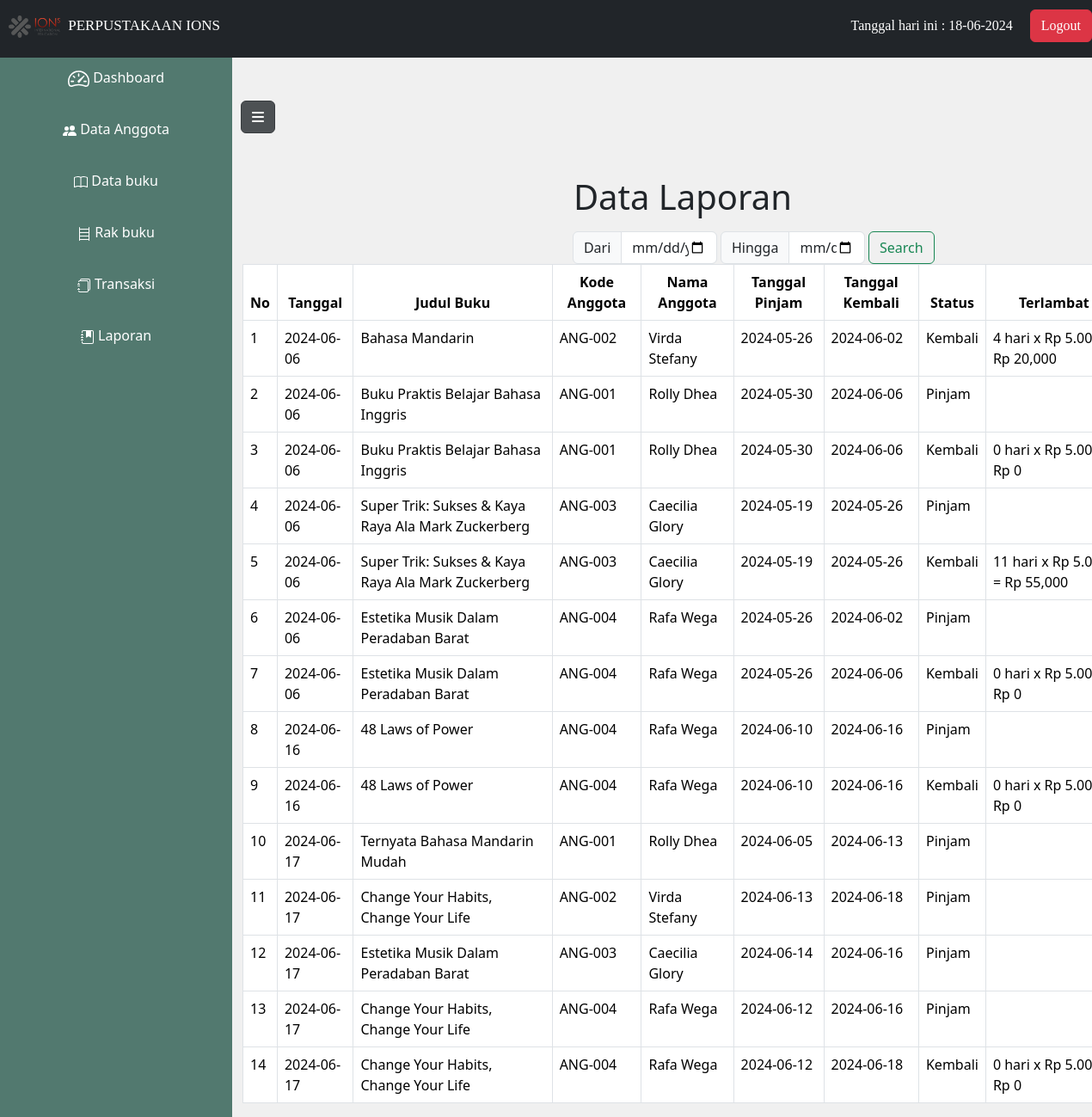
The page /datalaporan.php on the database its author committed.
### tables this page shows
CREATE TABLE `laporan` (
  `id_laporan` int(11) NOT NULL,
  `tgl_aksi` date NOT NULL,
  `tgl_pinjam` date NOT NULL,
  `tgl_kembali` date NOT NULL,
  `id_buku` int(11) NOT NULL,
  `id_anggota` int(11) NOT NULL,
  `status` varchar(20) NOT NULL,
  `hari_terlambat` int(11) NOT NULL
);

CREATE TABLE `buku` (
  `id_buku` int(11) NOT NULL,
  `kode_buku` varchar(10) NOT NULL,
  `judul_buku` varchar(50) NOT NULL,
  `kategori` varchar(50) NOT NULL,
  `pengarang` varchar(50) NOT NULL,
  `penerbit` varchar(50) NOT NULL,
  `thn_terbit` int(11) NOT NULL,
  `stok` int(11) NOT NULL,
  `sinopsis` text NOT NULL,
  `id_rak` int(11) NOT NULL
);

CREATE TABLE `anggota` (
  `id_anggota` int(11) NOT NULL,
  `kode_anggota` varchar(10) NOT NULL,
  `nama_anggota` varchar(50) NOT NULL,
  `jenis_kelamin` varchar(20) NOT NULL,
  `no_telp` varchar(15) NOT NULL
);

### datalaporan.php (the view, shortened to what this page needs)
<?php
include 'koneksi.php';
$no = 1;
if(isset($_POST['search'])){
    $awal = mysqli_escape_string($connect, $_POST['tgl_awal']);
    $akhir = mysqli_escape_string($connect, $_POST['tgl_akhir']);
    $query = "SELECT laporan.*, buku.judul_buku, anggota.kode_anggota, anggota.nama_anggota
              FROM laporan
              INNER JOIN buku ON laporan.id_buku = buku.id_buku
              INNER JOIN anggota ON laporan.id_anggota = anggota.id_anggota
              WHERE tgl_aksi BETWEEN '$awal' AND '$akhir'";
    $semuadata = mysqli_query($connect, $query);
} else {
    $query = "SELECT laporan.*, buku.judul_buku, anggota.kode_anggota, anggota.nama_anggota
              FROM laporan
              INNER JOIN buku ON laporan.id_buku = buku.id_buku
              INNER JOIN anggota ON laporan.id_anggota = anggota.id_anggota";
    $semuadata = mysqli_query($connect, $query);
}
?>
<!DOCTYPE html>
<html lang="en">
<head>
    <link rel="stylesheet" href="bentuk.css">
    <link rel="stylesheet" href="https://cdnjs.cloudflare.com/ajax/libs/font-awesome/6.4.2/css/all.min.css">
    <link href="https://cdn.jsdelivr.net/npm/bootstrap@5.3.3/dist/css/bootstrap.min.css" rel="stylesheet">
</head>
<body class="sb-nav-fixed">
    <nav class="sb-topnav navbar navbar-expand navbar-dark bg-dark" style="padding-bottom: 15px; font-family:baufra;">
        <div class="navbar-left">
        <h1 class="nav1" style="font-size: 17px;"><img src="ions.png" alt="logo ions" style="width: 60px; height: auto; margin-right: 5px;"> PERPUSTAKAAN IONS</h1>
        </div>
        <div class="navbar-center">
            <div class="date">
                <?php echo "Tanggal hari ini : " . date("d-m-Y"); ?>
            </div>
        </div>
        <div class="navbar-right">
            <a href="logout.php"><button type="button" class="btn btn-danger">Logout</button></a>
        </div>
    </nav>
    <div id="layoutSidenav_content">
        <button id="sidebarToggleBtn" class="btn btn-dark active" style="margin-top: 50px;">
            <i class="fas fa-bars"></i>
        </button>
        <div class="sidebar active">
            <ul>
                <li type="button"><a href="dashboard.php" style="text-decoration: none; color: white;"> Dashboard</a></li>
                <li type="button"><a href="dataanggota.php" style="text-decoration: none; color: white;"> Data Anggota</a></li>
                <li type="button"><a href="databuku.php" style="text-decoration: none; color: white;"> Data buku</a></li>
                <li type="button"><a href="datarak.php" style="text-decoration: none; color: white;"><svg xmlns="http://www.w3.org/2000/svg" width="16" height="16" fill="currentColor" class="bi bi-bookshelf" viewBox="0 0 16 16"><path d="M2.5 0a.5.5 0 0 1 .5.5V2h10V.5a.5.5 0 0 1 1 0v15a.5.5 0 0 1-1 0V15H3v.5a.5.5 0 0 1-1 0V.5a.5.5 0 0 1 .5-.5M3 14h10v-3H3zm0-4h10V7H3zm0-4h10V3H3z"/></svg> Rak buku</a></li>
                <li type="button"><a href="datatransaksi.php" style="text-decoration: none; color: white;"> Transaksi</a></li>
                <li type="button"><a href="datalaporan.php" style="text-decoration: none; color: white;"> Laporan</a></li>
            </ul>
        </div>
        <div class="container-fluid ">
        <center>
        <h1 style="margin-top:50px;">Data Laporan</h1>
        <form action="datalaporan.php" method="post" class="d-flex mt-3 col-3" role="search">
        <div class="input-group">
            <span class="input-group-text">Dari</span>
            <input type="date" class="form-control me-1" name="tgl_awal">
        </div>
        <div class="input-group">
            <span class="input-group-text">Hingga</span>
            <input type="date" class="form-control me-1" name="tgl_akhir">
        </div>
        <button class="btn btn-outline-success" type="submit" name="search">Search</button>
        </form>
        <table class="table table-bordered center">
        <thead align=center>
            <tr>
                <th>No</th>
                <th>Tanggal</th>
                <th>Judul Buku</th>
                <th>Kode Anggota</th>
                <th>Nama Anggota</th>
                <th>Tanggal Pinjam</th>
                <th>Tanggal Kembali</th>
                <th>Status</th>
                <th>Terlambat</th>
            </tr>
        </thead>
        <?php
if(mysqli_num_rows($semuadata) > 0) {
    while($data = mysqli_fetch_array($semuadata)) {
?>
        <tbody>
            <tr>
                <td><?php echo $no++; ?></td>
                <td><?php echo $data['tgl_aksi'] ?></td>
                <td><?php echo $data['judul_buku'] ?></td>
                <td><?php echo $data['kode_anggota'] ?></td>
                <td><?php echo $data['nama_anggota'] ?></td>
                <td><?php echo $data['tgl_pinjam'] ?></td>
                <td><?php echo $data['tgl_kembali'] ?></td>
                <td><?php echo $data['status'] ?></td>
                <td>
                    <?php
                        if($data['status'] == 'Pinjam') {
                            echo " ";
                        } else {
                            $tgl_kembali = strtotime($data['tgl_kembali']);
                            $tgl_sekarang = strtotime($data['tgl_aksi']);
                            $selisih = $tgl_sekarang - $tgl_kembali;
                            $hari_terlambat = floor($selisih / (60 * 60 * 24));
                            $denda = ($hari_terlambat > 0) ? $hari_terlambat * 5000 : 0 ;
                            echo ($hari_terlambat > 0) ? $hari_terlambat : 0 ;
                            echo " hari x Rp 5.000 = Rp " . number_format($denda);
                        }
                    ?>
                </td>
            </tr>
        </tbody>
        <?php
        }
    } else {
    echo "Data anggota tidak ditemukan.";
    }
    ?>
    </table>
    </center>
    </div>
</body>
</html>

### bentuk.css (style rules this page uses)
.nav1 { margin-left: 10px; color: white; font-size:larger; margin-top: 10px; }
.sidebar { height: 100%; top: 0; width: 270px; background: #f0f0f0; text-align: center; position: fixed; overflow-x: hidden; padding-top: 60px; background-color: #52796F; top: 0; left: -270px; transition: left 0.3s ease-in-out; }
#sidebarToggleBtn { position: relative; top: 0; left: 0px; }
#sidebarToggleBtn.active { left: 280px; z-index: 1; transition: left 0.3s ease-in-out; }
.sidebar.active { left: 0px; }
.container-fluid { transition: width 0.3s ease-in-out, margin-left 0.3s ease-in-out; width: 100%; margin-left: 10px; }
.container-fluid.active { width: 82.5%; margin-left: 270px; }
.sidebar ul { list-style: none; padding: 0; margin: 0; }
.sidebar ul li { line-height: 60px; list-style: none; color: white; font-size: 16px; padding: 0 20px; box-sizing: border-box; }
.sb-topnav { display: flex; justify-content: space-between; align-items: center; padding: 10px; z-index: 1; }
.navbar-left { flex: 1; }
.navbar-right { color: white; display: flex; align-items: center; }
.navbar-center { color: white; display: flex; padding-right: 20px; }
.sb-nav-fixed { background-color: #f0f0f0; }
#layoutSidenav_content { position: relative; margin-left: 0; }

### rows shown on the page
laporan: tgl_aksi "2024-06-06", id_buku.judul_buku "Bahasa Mandarin", id_anggota.kode_anggota "ANG-002", id_anggota.nama_anggota "Virda Stefany", tgl_pinjam "2024-05-26", tgl_kembali "2024-06-02", status "Kembali", hari_terlambat "4", denda "20,000"
laporan: tgl_aksi "2024-06-06", id_buku.judul_buku "Buku Praktis Belajar Bahasa Inggris", id_anggota.kode_anggota "ANG-001", id_anggota.nama_anggota "Rolly Dhea", tgl_pinjam "2024-05-30", tgl_kembali "2024-06-06", status "Pinjam"
laporan: tgl_aksi "2024-06-06", id_buku.judul_buku "Buku Praktis Belajar Bahasa Inggris", id_anggota.kode_anggota "ANG-001", id_anggota.nama_anggota "Rolly Dhea", tgl_pinjam "2024-05-30", tgl_kembali "2024-06-06", status "Kembali", denda "0"
laporan: tgl_aksi "2024-06-06", id_buku.judul_buku "Super Trik: Sukses & Kaya Raya Ala Mark Zuckerberg", id_anggota.kode_anggota "ANG-003", id_anggota.nama_anggota "Caecilia Glory", tgl_pinjam "2024-05-19", tgl_kembali "2024-05-26", status "Pinjam"
laporan: tgl_aksi "2024-06-06", id_buku.judul_buku "Super Trik: Sukses & Kaya Raya Ala Mark Zuckerberg", id_anggota.kode_anggota "ANG-003", id_anggota.nama_anggota "Caecilia Glory", tgl_pinjam "2024-05-19", tgl_kembali "2024-05-26", status "Kembali", hari_terlambat "11", denda "55,000"
laporan: tgl_aksi "2024-06-06", id_buku.judul_buku "Estetika Musik Dalam Peradaban Barat", id_anggota.kode_anggota "ANG-004", id_anggota.nama_anggota "Rafa Wega", tgl_pinjam "2024-05-26", tgl_kembali "2024-06-02", status "Pinjam"
laporan: tgl_aksi "2024-06-06", id_buku.judul_buku "Estetika Musik Dalam Peradaban Barat", id_anggota.kode_anggota "ANG-004", id_anggota.nama_anggota "Rafa Wega", tgl_pinjam "2024-05-26", tgl_kembali "2024-06-06", status "Kembali", denda "0"
laporan: tgl_aksi "2024-06-16", id_buku.judul_buku "48 Laws of Power", id_anggota.kode_anggota "ANG-004", id_anggota.nama_anggota "Rafa Wega", tgl_pinjam "2024-06-10", tgl_kembali "2024-06-16", status "Pinjam"
laporan: tgl_aksi "2024-06-16", id_buku.judul_buku "48 Laws of Power", id_anggota.kode_anggota "ANG-004", id_anggota.nama_anggota "Rafa Wega", tgl_pinjam "2024-06-10", tgl_kembali "2024-06-16", status "Kembali", denda "0"
laporan: tgl_aksi "2024-06-17", id_buku.judul_buku "Ternyata Bahasa Mandarin Mudah", id_anggota.kode_anggota "ANG-001", id_anggota.nama_anggota "Rolly Dhea", tgl_pinjam "2024-06-05", tgl_kembali "2024-06-13", status "Pinjam"
laporan: tgl_aksi "2024-06-17", id_buku.judul_buku "Change Your Habits, Change Your Life", id_anggota.kode_anggota "ANG-002", id_anggota.nama_anggota "Virda Stefany", tgl_pinjam "2024-06-13", tgl_kembali "2024-06-18", status "Pinjam"
laporan: tgl_aksi "2024-06-17", id_buku.judul_buku "Estetika Musik Dalam Peradaban Barat", id_anggota.kode_anggota "ANG-003", id_anggota.nama_anggota "Caecilia Glory", tgl_pinjam "2024-06-14", tgl_kembali "2024-06-16", status "Pinjam"
laporan: tgl_aksi "2024-06-17", id_buku.judul_buku "Change Your Habits, Change Your Life", id_anggota.kode_anggota "ANG-004", id_anggota.nama_anggota "Rafa Wega", tgl_pinjam "2024-06-12", tgl_kembali "2024-06-16", status "Pinjam"
laporan: tgl_aksi "2024-06-17", id_buku.judul_buku "Change Your Habits, Change Your Life", id_anggota.kode_anggota "ANG-004", id_anggota.nama_anggota "Rafa Wega", tgl_pinjam "2024-06-12", tgl_kembali "2024-06-18", status "Kembali", denda "0"
